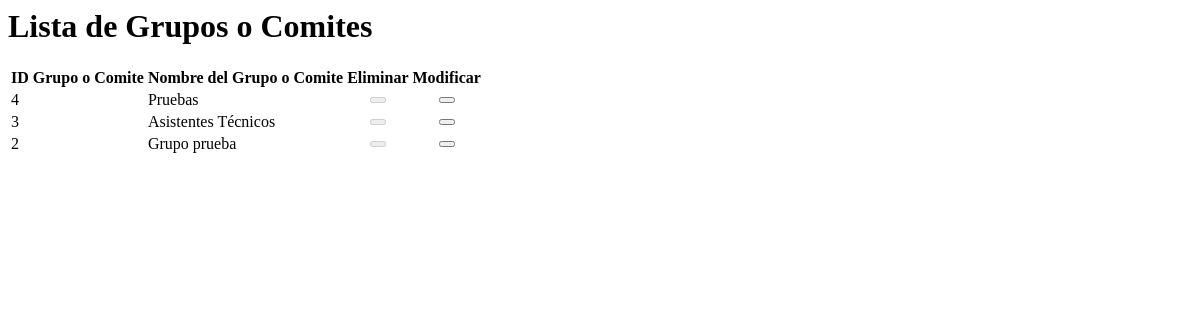
The app's page /Datos/cargarComite.php, older data.
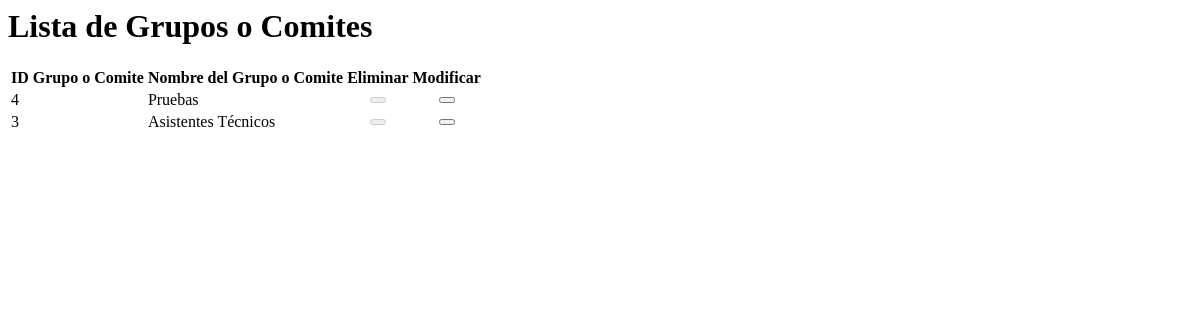
The same page, newer data.
### tables this page shows
CREATE TABLE IF NOT EXISTS `grupo_o_comite` (
  `ID_Grupo_o_comite` int(11) NOT NULL,
  `Nombre_Grupo_o_comite` varchar(45) NOT NULL
);

### Datos/cargarComite.php (the view, shortened to what this page needs)
<?php
 $pame = mysql_query("SELECT * FROM grupo_o_comite");
?>
<html lang="es">
<head>
</head>
<body>
    <div class="row">
        <div class="col-lg-12">
            <h1 class="page-header">Lista de Grupos o Comites</h1>
        </div>
    </div>
    <div class="table-responsive">
        <table class="table table-bordered table-hover table-striped">
            <thead>
        <tr>
            <th><strong>ID Grupo o Comite</strong></th>
            <th><strong>Nombre del Grupo o Comite</strong></th>
            <th><strong>Eliminar</strong></th>
            <th><strong>Modificar</strong></th>
        </tr>
            </thead>
      <tbody>
        <?php
        while ($row = mysql_fetch_array($pame)) {
            $id = $row['ID_Grupo_o_comite'];
         ?>
          <tr>
                  <td id="id4"><?php echo $id ?></td>
                  <td><div class="text" id="npais-<?php echo $id ?>"><?php echo $row['Nombre_Grupo_o_comite'] ?></div></td>
<?php
  if($_SESSION['user_rol'] != 100){
         echo'         <td>
          <center>
              <button class="elimina btn btn-danger glyphicon glyphicon-trash" disabled="TRUE"></button>
          </center>
            </td> ';
  }  else {
   echo'       <td>
          <center>
              <button class="elimina btn btn-danger glyphicon glyphicon-trash"></button>
          </center>
            </td> ';
  }
?>
            <td>
            <center>
                <button   type="button"  id="editar" href="#" class="editarb btn btn-primary glyphicon glyphicon-edit" >
                </button>
            </center>
            </td>
    </tr>
   <?php } ?>
 </tbody>
    </table>
    </div>
</body>
</html>

Row changes from the older to the newer data that the page shows:
removed grupo_o_comite: ID_Grupo_o_comite "2", Nombre_Grupo_o_comite "Grupo prueba"
